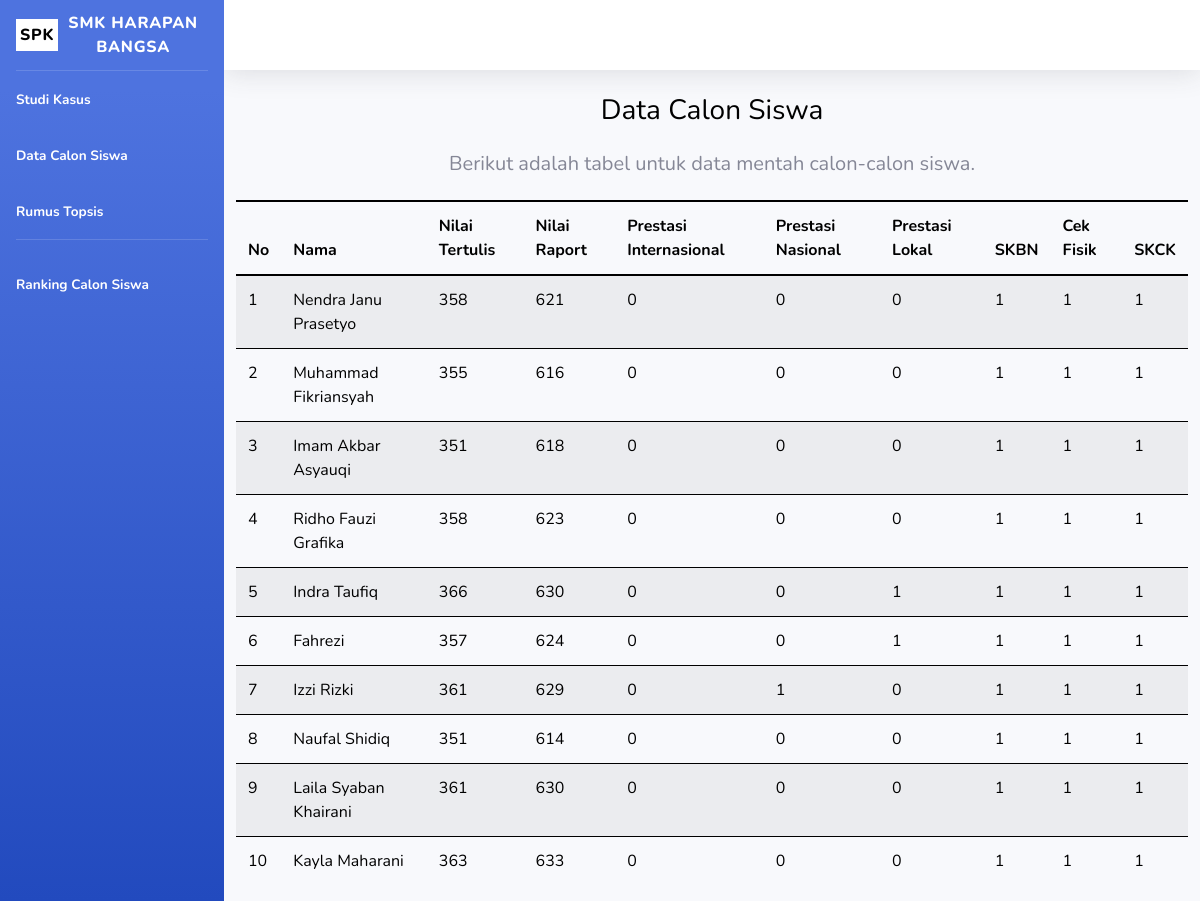
Page /calon_siswa.php on the committed database.
### tables this page shows
CREATE TABLE `casis` (
  `id` int(11) NOT NULL,
  `nama` varchar(255) NOT NULL,
  `nilai_tertulis` int(3) NOT NULL,
  `nilai_raport` int(3) NOT NULL,
  `prestasi_internasional` int(3) NOT NULL,
  `prestasi_nasional` int(3) NOT NULL,
  `prestasi_lokal` int(3) NOT NULL,
  `skbn` int(1) NOT NULL,
  `cek_fisik` int(1) NOT NULL,
  `skck` int(1) NOT NULL
);

### calon_siswa.php (the view, shortened to what this page needs)
<!DOCTYPE html>
<html lang="en">
<head>
    <link href="vendor/fontawesome-free/css/all.min.css" rel="stylesheet" type="text/css">
    <link href="css/style.css" rel="stylesheet">
    <link href="css/sb-admin-2.min.css" rel="stylesheet">
</head>
<body id="page-top">
    <div id="wrapper">
        <ul class="navbar-nav bg-gradient-primary sidebar sidebar-dark accordion" id="accordionSidebar">
            <a class="sidebar-brand d-flex align-items-center justify-content-center" href="index.php">
                <div class="bg-white p-1" style="color:black">SPK</div>
                <div class="sidebar-brand-text mx-1">SMK Harapan Bangsa</div>
            </a>
            <hr class="sidebar-divider my-0">
            <li class="nav-item active">
                <a class="nav-link" href="index.php">
                    <span>Studi Kasus</span></a>
            </li>
            <li class="nav-item active">
                <a class="nav-link" href="calon_siswa.php">
                    <span>Data Calon Siswa</span></a>
            </li>
            <li class="nav-item active">
                <a class="nav-link" href="rumus/normalisasi.php">
                    <span>Rumus Topsis</span></a>
            </li>
            <hr class="sidebar-divider">
            <li class="nav-item active">
                <a class="nav-link" href="ranking.php">
                    <span>Ranking Calon Siswa</span></a>
            </li>
        </ul>
        <div id="content-wrapper" class="d-flex flex-column">
            <div id="content">
                <nav class="navbar navbar-expand navbar-light bg-white topbar mb-4 static-top shadow">
                </nav>
                <div class="container-fluid">
                    <div class="d-sm-flex align-items-center justify-content-center mb-4" align="center">
                        <h1 class="h3 mb-0 text-gray-800">Data Calon Siswa</h1>
                    </div>
                    <div class="d-sm-flex align-items-center justify-content-center mb-4" align="center">
                        <h5 class="h5 mb-0 text-black-800">Berikut adalah tabel untuk data mentah calon-calon siswa.</h5>
                    </div>
                    <div class="row">
                        <table class="table table-striped p-5">
                            <thead>
                                <tr>
                                    <th scope="col">No</th>
                                    <th scope="col">Nama</th>
                                    <th scope="col">Nilai Tertulis</th>
                                    <th scope="col">Nilai Raport</th>
                                    <th scope="col">Prestasi Internasional</th>
                                    <th scope="col">Prestasi Nasional</th>
                                    <th scope="col">Prestasi Lokal</th>
                                    <th scope="col">SKBN</th>
                                    <th scope="col">Cek Fisik</th>
                                    <th scope="col">SKCK</th>
                                </tr>
                            </thead>
                            <tbody>
                                <?php
                                include("connection.php");
                                $query = "SELECT * FROM casis";
                                $hasil = mysqli_query($con, $query);
                                $i = 1;
                                while ($row = mysqli_fetch_array($hasil)) {
                                    echo "<tr><td>" . $i++ . "</td>";
                                    echo "<td>" . $row['nama'] . "</td>";
                                    echo "<td>" . $row['nilai_tertulis'] . "</td>";
                                    echo "<td>" . $row['nilai_raport'] . "</td>";
                                    echo "<td>" . $row['prestasi_internasional'] . "</td>";
                                    echo "<td>" . $row['prestasi_nasional'] . "</td>";
                                    echo "<td>" . $row['prestasi_lokal'] . "</td>";
                                    echo "<td>" . $row['skbn'] . "</td>";
                                    echo "<td>" . $row['cek_fisik'] . "</td>";
                                    echo "<td>" . $row['skck'] . "</td>";
                                }
                                ?>
                            </tbody>
                        </table>
                    </div>
                </div>
            </div>
        </div>
    </div>
</body>
</html>

### calon_siswa.php (style rules this page uses)
.table thead th { vertical-align: bottom; border-bottom: 2px solid #000; color: black; border-top: 2px solid #000; }
.table td, .table th { padding: .75rem; vertical-align: top; border-top: 1px solid #000; color: black; }
.text-gray-800 { color: #000 !important; }

### rows in the picture
casis: nama "Nendra Janu Prasetyo", nilai_tertulis "358", nilai_raport "621", prestasi_internasional "0", prestasi_nasional "0", prestasi_lokal "0", skbn "1", cek_fisik "1", skck "1"
casis: nama "Muhammad Fikriansyah", nilai_tertulis "355", nilai_raport "616", prestasi_internasional "0", prestasi_nasional "0", prestasi_lokal "0", skbn "1", cek_fisik "1", skck "1"
casis: nama "Imam Akbar Asyauqi", nilai_tertulis "351", nilai_raport "618", prestasi_internasional "0", prestasi_nasional "0", prestasi_lokal "0", skbn "1", cek_fisik "1", skck "1"
casis: nama "Ridho Fauzi Grafika", nilai_tertulis "358", nilai_raport "623", prestasi_internasional "0", prestasi_nasional "0", prestasi_lokal "0", skbn "1", cek_fisik "1", skck "1"
casis: nama "Indra Taufiq", nilai_tertulis "366", nilai_raport "630", prestasi_internasional "0", prestasi_nasional "0", prestasi_lokal "1", skbn "1", cek_fisik "1", skck "1"
casis: nama "Fahrezi", nilai_tertulis "357", nilai_raport "624", prestasi_internasional "0", prestasi_nasional "0", prestasi_lokal "1", skbn "1", cek_fisik "1", skck "1"
casis: nama "Izzi Rizki", nilai_tertulis "361", nilai_raport "629", prestasi_internasional "0", prestasi_nasional "1", prestasi_lokal "0", skbn "1", cek_fisik "1", skck "1"
casis: nama "Naufal Shidiq", nilai_tertulis "351", nilai_raport "614", prestasi_internasional "0", prestasi_nasional "0", prestasi_lokal "0", skbn "1", cek_fisik "1", skck "1"
casis: nama "Laila Syaban Khairani", nilai_tertulis "361", nilai_raport "630", prestasi_internasional "0", prestasi_nasional "0", prestasi_lokal "0", skbn "1", cek_fisik "1", skck "1"
casis: nama "Kayla Maharani", nilai_tertulis "363", nilai_raport "633", prestasi_internasional "0", prestasi_nasional "0", prestasi_lokal "0", skbn "1", cek_fisik "1", skck "1"
